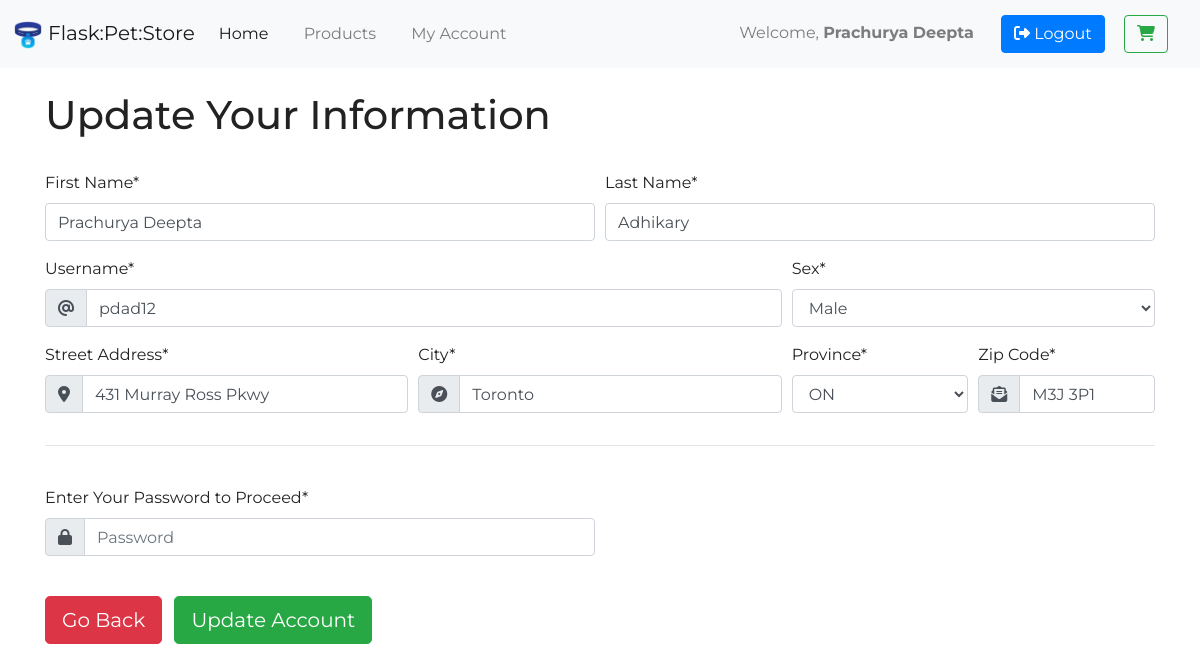
Page /customer/update (signed in) on the committed database.
### flask_pet_store/models.py (models this page shows, shortened)
class User(db.Model, UserMixin):
    id = db.Column(
        db.Integer(), primary_key=True
    )
    _first_name = db.Column(
        'first_name', db.String(length=30), nullable=False
    )
    _last_name = db.Column(
        'last_name', db.String(length=30), nullable=False
    )
    sex = db.Column(
        db.String(length=1), nullable=False
    )
    _email = db.Column(
        'email', db.String(length=80), nullable=False, unique=True
    )
    username = db.Column(
        db.String(length=60), nullable=False, unique=True
    )
    _password_hash = db.Column(
        'password_hash', db.String(length=60), nullable=False
    )
    _street_name = db.Column(
        'street_name', db.String(length=60), nullable=False
    )
    _zip_code = db.Column(
        'zip_code', db.String(length=7), nullable=False
    )
    _city = db.Column(
        'city', db.String(length=30), nullable=False
    )
    province = db.Column(
        db.String(length=2), nullable=False
    )
    orders = db.relationship('Product', secondary=product_orders, backref=db.backref('ordered_by', lazy='dynamic'))
    roles = db.relationship('Role', secondary='user_roles', backref=db.backref('subscribers', lazy='dynamic'))
    @hybrid_property
    def first_name(self):
        return self._first_name
    @first_name.setter
    def first_name(self, entered_name):
        self._first_name = entered_name.title()
    @hybrid_property
    def last_name(self):
        return self._last_name
    @last_name.setter
    def last_name(self, entered_name):
        self._last_name = entered_name.title()
    @hybrid_property
    def email(self):
        return self._email
    @email.setter
    def email(self, entered_email):
        self._email = entered_email.lower()
    @hybrid_property
    def password(self):
        return self._password_hash
    @hybrid_property
    def street_name(self):
        return self._street_name
    @street_name.setter
    def street_name(self, entered_street):
        self._street_name = entered_street.title()
    @hybrid_property
    def zip_code(self):
        return self._zip_code
    @zip_code.setter
    def zip_code(self, entered_zip):
        formatted_zip = entered_zip
        if entered_zip[3] != ' ':
            formatted_zip = entered_zip[:3] + ' ' + entered_zip[3:]
        self._zip_code = formatted_zip.upper()
    @hybrid_property
    def city(self):
        return self._city
    @city.setter
    def city(self, entered_city):
        self._city = entered_city.title()

### flask_pet_store/customer/routes.py (the view, shortened to what this page needs)
@customer_blueprint.route('/update', methods=['GET', 'POST'])
@login_required
def update():
    customer = User.query.get_or_404(current_user.id)
    form = UpdateForm(obj=customer)
    form.current_id = customer.id
    return render_template('customer/update.html', form=form)

### flask_pet_store/customer/forms.py
class UpdateForm(CustomerForm):
    verify_password = PasswordField(label='Enter Your Password to Proceed*', validators=[
        DataRequired("Please enter your password in order to complete update process.")
    ])
    submit = SubmitField(label='Update Account')

### flask_pet_store/models.py (called while the page is built)
@login_manager.user_loader
def load_user(user_id):
    return User.query.get(int(user_id))

### flask_pet_store/customer/templates/customer/update.html (shortened to what this page needs)
{% extends 'layout.html' %}
{% block content %}
    <div class="container">
        <br>
        <h1>Update Your Information</h1>
        <br>
        <form method="POST" class="form-update needs-validation" novalidate>
            <div class="form-row">
                <div class="form-group col-md-6">
                    {{ form.first_name.label() }}
                    {% if form.first_name.errors %}
                        {{ form.first_name(class="form-control is-invalid", placeholder="First Name", required=True) }}
                        <div class="invalid-feedback">
                            {% for error in form.first_name.errors %}
                                <span>{{ error }}</span>
                            {% endfor %}
                        </div>
                    {% else %}
                        {{ form.first_name(class="form-control", placeholder="First Name", required=True) }}
                    {% endif %}
                </div>
                <div class="form-group col-md-6">
                    {{ form.last_name.label() }}
                    {% if form.last_name.errors %}
                        {{ form.last_name(class="form-control is-invalid", placeholder="Last Name", required=True) }}
                        <div class="invalid-feedback">
                            {% for error in form.last_name.errors %}
                                <span>{{ error }}</span>
                            {% endfor %}
                        </div>
                    {% else %}
                        {{ form.last_name(class="form-control", placeholder="Last Name", required=True) }}
                    {% endif %}
                </div>
            </div>
            <div class="form-row">
                <div class="form-group col-md-8">
                    {{ form.username.label() }}
                    <div class="input-group">
                        <div class="input-group-prepend">
                            <div class="input-group-text"><i class="fas fa-at"></i></div>
                        </div>
                        {% if form.username.errors %}
                            {{ form.username(class="form-control is-invalid", placeholder="Username", required=True, minlength=1, maxlength=60) }}
                            <div class="invalid-feedback">
                                {% for error in form.username.errors %}
                                    <span>{{ error }}</span>
                                {% endfor %}
                            </div>
                        {% else %}
                            {{ form.username(class="form-control", placeholder="Username", required=True, minlength=1, maxlength=60) }}
                        {% endif %}
                    </div>
                </div>
                <div class="form-group col-md-4">
                    {{ form.sex.label() }}
                    {{ form.sex(class="form-control") }}
                </div>
            </div>
            <div class="form-row">
                <div class="form-group col-md-4">
                    {{ form.street_name.label() }}
                    <div class="input-group">
                        <div class="input-group-prepend">
                            <div class="input-group-text"><i class="fas fa-map-marker-alt"></i></div>
                        </div>
                        {% if form.street_name.errors %}
                            {{ form.street_name(class="form-control is-invalid", placeholder="Street Name", required=True) }}
                            <div class="invalid-feedback">
                                {% for error in form.street_name.errors %}
                                    <span>{{ error }}</span>
                                {% endfor %}
                            </div>
                        {% else %}
                            {{ form.street_name(class="form-control", placeholder="Street Name", required=True) }}
                        {% endif %}
                    </div>
                </div>
                <div class="form-group col-md-4">
                    {{ form.city.label() }}
                    <div class="input-group">
                        <div class="input-group-prepend">
                            <div class="input-group-text"><i class="fas fa-compass"></i></div>
                        </div>
                        {% if form.city.errors %}
                            {{ form.city(class="form-control is-invalid", placeholder="City", required=True) }}
                            <div class="invalid-feedback">
                                {% for error in form.city.errors %}
                                    <span>{{ error }}</span>
                                {% endfor %}
                            </div>
                        {% else %}
                            {{ form.city(class="form-control", placeholder="City", required=True) }}
                        {% endif %}
                    </div>
                </div>
                <div class="form-group col-md-2">
                    {{ form.province.label() }}
                    {{ form.province(class="form-control", placeholder="Province", required=True) }}
                </div>
                <div class="form-group col-md-2">
                    {{ form.zip_code.label() }}
                    <div class="input-group">
                        <div class="input-group-prepend">
                            <div class="input-group-text"><i class="fas fa-envelope-open-text"></i></div>
                        </div>
                        {% if form.zip_code.errors %}
                            {{ form.zip_code(class="form-control is-invalid", placeholder="Zip Code",
                        pattern="^[A-Za-z][0-9][A-Za-z][ ]?[0-9][A-Za-z][0-9]$", required=True) }}
                            <div class="invalid-feedback">
                                {% for error in form.zip_code.errors %}
                                    <span>{{ error }}</span>
                                {% endfor %}
                            </div>
                        {% else %}
                            {{ form.zip_code(class="form-control", placeholder="Zip Code",
                        pattern="^[A-Za-z][0-9][A-Za-z][ ]?[0-9][A-Za-z][0-9]$", required=True) }}
                        {% endif %}
                    </div>
                </div>
            </div>
            <hr>
            <br>
            <div class="form-row">
                <div class="form-group col-md-6">
                    {{ form.verify_password.label() }}
                    <div class="input-group">
                        <div class="input-group-prepend">
                            <div class="input-group-text"><i class="fas fa-lock"></i></div>
                        </div>
                        {% if form.verify_password.errors %}
                            {{ form.verify_password(class="form-control is-invalid", placeholder="Password", required=True) }}
                            <div class="invalid-feedback">
                                {% for error in form.verify_password.errors %}
                                    <span>{{ error }}</span>
                                {% endfor %}
                            </div>
                        {% else %}
                            {{ form.verify_password(class="form-control", placeholder="Password", required=True) }}
                        {% endif %}
                    </div>
                </div>
            </div>
            <br>
            <a class="btn btn-lg btn-danger mr-2" href="{{ url_for('customer.index') }}">Go Back</a>
            {{ form.submit(class="btn btn-lg btn-success") }}
        </form>
    </div>
{% endblock %}

### flask_pet_store/templates/layout.html (shortened to what this page needs)
<!doctype html>
<html lang="en">
<head>
    <link rel="stylesheet" href="https://cdn.jsdelivr.net/npm/bootstrap@4.6.0/dist/css/bootstrap.min.css"
>
    <link rel="stylesheet" href="{{ url_for('static', filename='css/styles.css') }}">
</head>
<body>
<header>
    <nav class="navbar fixed-top navbar-expand-lg navbar-light bg-light">
        <a class="navbar-brand" href="{{ url_for('home_page') }}">
            <img src="{{ url_for('static', filename='img/logo.png') }}" width="30" height="30"
                 alt="Flask Pet Store logo">
            Flask:Pet:Store
        </a>
        <div class="collapse navbar-collapse" id="navbarSupportedContent">
            <ul class="navbar-nav mr-auto">
                <li class="nav-item active">
                    <a class="nav-link" href="{{ url_for('home_page') }}">Home<span class="sr-only">(current)</span></a>
                </li>
                <li class="nav-item">
                    <a class="nav-link" href="{{ url_for('products.index') }}">Products</a>
                </li>
                <li class="nav-item">
                    <a class="nav-link" href="{{ url_for('customer.index') }}">My Account</a>
                </li>
            </ul>
            <ul class="navbar-nav">
                {% if current_user.is_authenticated %}
                    <li class="nav-item">
                        <a class="nav-link">
                            Welcome, <strong>{{ current_user.first_name }}</strong>
                        </a>
                    </li>
                    <li class="nav-item">
                        <a class="btn btn-primary" href="{{ url_for('customer.logout') }}">
                            <i class="fas fa-sign-out-alt"></i>
                            Logout
                        </a>
                    </li>
                {% endif %}
                <li class="nav-item">
                    <a class="btn btn-outline-success">
                        <i class="fas fa-shopping-cart"></i>
                    </a>
                </li>
            </ul>
        </div>
    </nav>
</header>
<main>
    {% block content %} {% endblock %}
</main>
</body>
</html>

### flask_pet_store/static/css/styles.css (style rules this page uses)
html, body { font-family: 'Montserrat', serif; color: #222; }
main { margin-top: 67px; }
.navbar { padding: 0.8rem; }
.navbar-nav li { padding-right: 1.2rem; }
.navbar-nav .btn { margin-top: 2px; margin-bottom: 2px; }

### rows in the picture
User: first_name "Prachurya Deepta", last_name "Adhikary", username "pdad12", sex "Male", street_name "431 Murray Ross Pkwy", city "Toronto", province "ON", zip_code "M3J 3P1"
